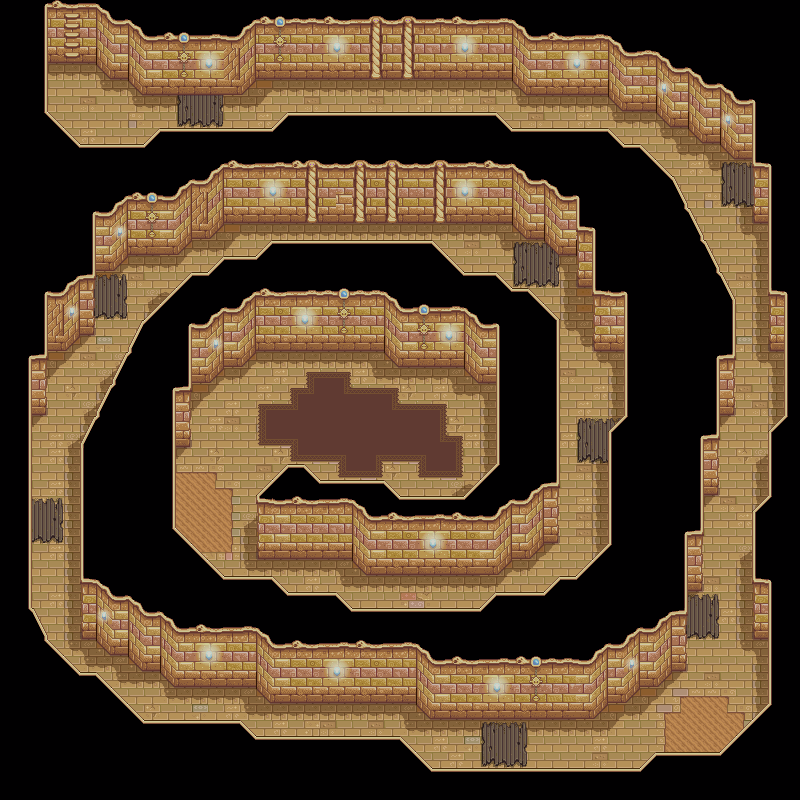

A 2D game scene composited from a Tiled map and its tileset images. What follows is a short description and the map's XML, with each tile layer's data collapsed to a summary:
An orthogonal 50x50 tile map with 16x16 px tiles, 4 tile layers (Back, Back2, Buildings, Front).

<map version="1.10" tiledversion="1.10.2" orientation="orthogonal" renderorder="right-down" compressionlevel="0" width="50" height="50" tilewidth="16" tileheight="16" infinite="0" nextlayerid="8" nextobjectid="1">
 <properties>
  <property name="AmbientLight" value="255 255 255" />
 </properties>
 <tileset firstgid="1" name="mine" tilewidth="16" tileheight="16" tilecount="288" columns="16">
  <image source="Z_TombTilesheet.png" width="256" height="288" />
  <tile id="0">
   <properties>
    <property name="Type" value="Dirt" />
   </properties>
  </tile>
  <tile id="137">
   <properties>
    <property name="Type" value="Stone" />
   </properties>
  </tile>
  <tile id="138">
   <properties>
    <property name="Type" value="Stone" />
   </properties>
  </tile>
  <tile id="139">
   <properties>
    <property name="Type" value="Stone" />
   </properties>
  </tile>
  <tile id="140">
   <properties>
    <property name="Type" value="Stone" />
   </properties>
  </tile>
  <tile id="153">
   <properties>
    <property name="Type" value="Stone" />
   </properties>
  </tile>
  <tile id="154">
   <properties>
    <property name="Type" value="Stone" />
   </properties>
  </tile>
  <tile id="155">
   <properties>
    <property name="Type" value="Stone" />
   </properties>
  </tile>
  <tile id="165">
   <properties>
    <property name="Type" value="Dirt" />
   </properties>
  </tile>
  <tile id="166">
   <properties>
    <property name="Type" value="Stone" />
   </properties>
  </tile>
  <tile id="167">
   <properties>
    <property name="Type" value="Stone" />
   </properties>
  </tile>
  <tile id="168">
   <properties>
    <property name="Type" value="Stone" />
   </properties>
  </tile>
  <tile id="169">
   <properties>
    <property name="Type" value="Stone" />
   </properties>
  </tile>
  <tile id="170">
   <properties>
    <property name="Type" value="Stone" />
   </properties>
  </tile>
  <tile id="171">
   <properties>
    <property name="Type" value="Stone" />
   </properties>
  </tile>
  <tile id="172">
   <properties>
    <property name="Type" value="Stone" />
   </properties>
  </tile>
  <tile id="181">
   <properties>
    <property name="Type" value="Dirt" />
   </properties>
  </tile>
  <tile id="182">
   <properties>
    <property name="Type" value="Stone" />
   </properties>
  </tile>
  <tile id="183">
   <properties>
    <property name="Type" value="Dirt" />
   </properties>
  </tile>
  <tile id="184">
   <properties>
    <property name="Type" value="Stone" />
   </properties>
  </tile>
  <tile id="185">
   <properties>
    <property name="Type" value="Stone" />
   </properties>
  </tile>
  <tile id="186">
   <properties>
    <property name="Type" value="Stone" />
   </properties>
  </tile>
  <tile id="187">
   <properties>
    <property name="Type" value="Stone" />
   </properties>
  </tile>
  <tile id="188">
   <properties>
    <property name="Type" value="Stone" />
   </properties>
  </tile>
  <tile id="198">
   <properties>
    <property name="Type" value="Stone" />
   </properties>
  </tile>
  <tile id="199">
   <properties>
    <property name="Type" value="Stone" />
   </properties>
  </tile>
  <tile id="200">
   <properties>
    <property name="Type" value="Stone" />
   </properties>
  </tile>
  <tile id="201">
   <properties>
    <property name="Type" value="Stone" />
   </properties>
  </tile>
  <tile id="202">
   <properties>
    <property name="Type" value="Stone" />
   </properties>
  </tile>
  <tile id="203">
   <properties>
    <property name="Type" value="Stone" />
   </properties>
  </tile>
  <tile id="204">
   <properties>
    <property name="Type" value="Stone" />
   </properties>
  </tile>
  <tile id="217">
   <properties>
    <property name="Type" value="Stone" />
   </properties>
  </tile>
  <tile id="218">
   <properties>
    <property name="Type" value="Stone" />
   </properties>
  </tile>
  <tile id="219">
   <properties>
    <property name="Type" value="Stone" />
   </properties>
  </tile>
  <tile id="233">
   <properties>
    <property name="Type" value="Stone" />
   </properties>
  </tile>
  <tile id="234">
   <properties>
    <property name="Type" value="Stone" />
   </properties>
  </tile>
  <tile id="235">
   <properties>
    <property name="Type" value="Stone" />
   </properties>
  </tile>
  <tile id="240">
   <properties>
    <property name="Type" value="Wood" />
   </properties>
  </tile>
  <tile id="241">
   <properties>
    <property name="Type" value="Wood" />
   </properties>
  </tile>
  <tile id="242">
   <properties>
    <property name="Type" value="Wood" />
   </properties>
  </tile>
  <tile id="256">
   <properties>
    <property name="Type" value="Wood" />
   </properties>
  </tile>
  <tile id="257">
   <properties>
    <property name="Type" value="Wood" />
   </properties>
  </tile>
  <tile id="258">
   <properties>
    <property name="Type" value="Wood" />
   </properties>
  </tile>
  <tile id="272">
   <properties>
    <property name="Type" value="Wood" />
   </properties>
  </tile>
  <tile id="273">
   <properties>
    <property name="Type" value="Wood" />
   </properties>
  </tile>
  <tile id="274">
   <properties>
    <property name="Type" value="Wood" />
   </properties>
  </tile>
 </tileset>
 <layer id="1" name="Back" width="50" height="50">
  <data>[2500 cells, 2500 non-empty, 50 distinct tile ids]</data>
 </layer>
 <layer id="7" name="Back2" width="50" height="50">
  <data>[2500 cells, 72 non-empty, 9 distinct tile ids]</data>
 </layer>
 <layer id="2" name="Buildings" width="50" height="50">
  <data>[2500 cells, 1045 non-empty, 99 distinct tile ids]</data>
 </layer>
 <layer id="3" name="Front" width="50" height="50">
  <data>[2500 cells, 989 non-empty, 40 distinct tile ids]</data>
 </layer>
 <objectgroup id="4" name="Back" />
 <objectgroup id="5" name="Buildings" />
 <objectgroup id="6" name="Front" />
</map>
